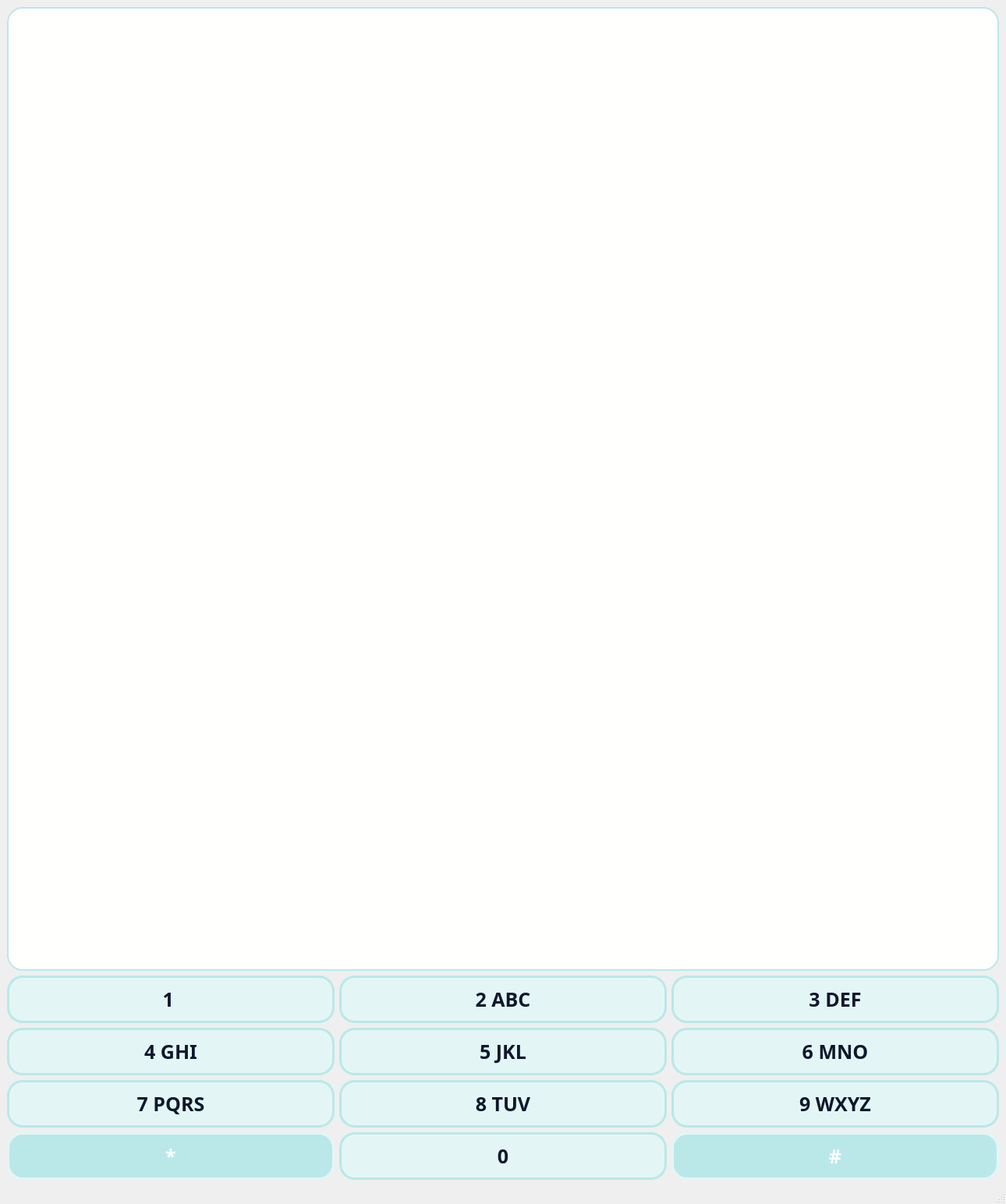
<?xml version="1.0" encoding="UTF-8"?>
<ui version="4.0">
 <class>MainWindow</class>
 <widget class="QMainWindow" name="MainWindow">
  <property name="geometry">
   <rect>
    <x>0</x>
    <y>0</y>
    <width>1290</width>
    <height>1544</height>
   </rect>
  </property>
  <property name="palette">
   <palette>
    <active>
     <colorrole role="ToolTipBase">
      <brush brushstyle="SolidPattern">
       <color alpha="255">
        <red>230</red>
        <green>254</green>
        <blue>255</blue>
       </color>
      </brush>
     </colorrole>
    </active>
    <inactive>
     <colorrole role="ToolTipBase">
      <brush brushstyle="SolidPattern">
       <color alpha="255">
        <red>230</red>
        <green>254</green>
        <blue>255</blue>
       </color>
      </brush>
     </colorrole>
    </inactive>
    <disabled>
     <colorrole role="ToolTipBase">
      <brush brushstyle="SolidPattern">
       <color alpha="255">
        <red>230</red>
        <green>254</green>
        <blue>255</blue>
       </color>
      </brush>
     </colorrole>
    </disabled>
   </palette>
  </property>
  <property name="cursor">
   <cursorShape>CrossCursor</cursorShape>
  </property>
  <property name="windowTitle">
   <string>SŁOWNIK T9</string>
  </property>
  <property name="styleSheet">
   <string notr="true"/>
  </property>
  <widget class="QWidget" name="centralwidget">
   <layout class="QGridLayout" name="gridLayout">
    <item row="1" column="0">
     <widget class="QPushButton" name="button_1">
      <property name="sizePolicy">
       <sizepolicy hsizetype="Preferred" vsizetype="Preferred">
        <horstretch>0</horstretch>
        <verstretch>0</verstretch>
       </sizepolicy>
      </property>
      <property name="font">
       <font>
        <family>Tlwg Mono</family>
        <pointsize>-1</pointsize>
        <weight>75</weight>
        <italic>false</italic>
        <bold>true</bold>
       </font>
      </property>
      <property name="styleSheet">
       <string notr="true">QPushButton {
	background-color:  #e3f6f5;
	border: 3px solid #bae8e8;
	color:#0e172c;
	border-radius: 20px;
	font: bold 25px;
	padding: 10px;
	margin: 0;
	width: 5em;
	height:5em;
}

QPushButton:pressed{
	background-color:#bae8e8;
	border: 2px solid #bae8e8;
	border-radius: 20px;
	font: bold 25px;
	padding: 10px;
	width: 5em;
	height:5em;
	margin: 0;
	color:#0e172c;
}</string>
      </property>
      <property name="text">
       <string>1 </string>
      </property>
     </widget>
    </item>
    <item row="2" column="1">
     <widget class="QPushButton" name="button_5">
      <property name="sizePolicy">
       <sizepolicy hsizetype="Preferred" vsizetype="Preferred">
        <horstretch>0</horstretch>
        <verstretch>0</verstretch>
       </sizepolicy>
      </property>
      <property name="font">
       <font>
        <family>Tlwg Mono</family>
        <pointsize>-1</pointsize>
        <weight>75</weight>
        <italic>false</italic>
        <bold>true</bold>
       </font>
      </property>
      <property name="styleSheet">
       <string notr="true">QPushButton {
	background-color:  #e3f6f5;
	border: 3px solid #bae8e8;
	color:#0e172c;
	border-radius: 20px;
	font: bold 25px;
	padding: 10px;
	margin: 0;
	width: 6em;
	height:6em;
}

QPushButton:pressed{
	background-color:#bae8e8;
	border: 2px solid #bae8e8;
	border-radius: 20px;
	font: bold 25px;
	padding: 10px;
	width: 6em;
	height:6em;
	margin: 0;
	color:#0e172c;
}</string>
      </property>
      <property name="text">
       <string>5 JKL</string>
      </property>
     </widget>
    </item>
    <item row="2" column="0">
     <widget class="QPushButton" name="button_4">
      <property name="sizePolicy">
       <sizepolicy hsizetype="Preferred" vsizetype="Preferred">
        <horstretch>0</horstretch>
        <verstretch>0</verstretch>
       </sizepolicy>
      </property>
      <property name="font">
       <font>
        <family>Tlwg Mono</family>
        <pointsize>-1</pointsize>
        <weight>75</weight>
        <italic>false</italic>
        <bold>true</bold>
       </font>
      </property>
      <property name="styleSheet">
       <string notr="true">QPushButton {
	background-color:  #e3f6f5;
	border: 3px solid #bae8e8;
	color:#0e172c;
	border-radius: 20px;
	font: bold 25px;
	padding: 10px;
	margin: 0;
	width: 6em;
	height:6em;
}

QPushButton:pressed{
	background-color:#bae8e8;
	border: 2px solid #bae8e8;
	border-radius: 20px;
	font: bold 25px;
	padding: 10px;
	width: 6em;
	height:6em;
	margin: 0;
	color:#0e172c;
}</string>
      </property>
      <property name="text">
       <string>4 GHI</string>
      </property>
     </widget>
    </item>
    <item row="3" column="0">
     <widget class="QPushButton" name="button_7">
      <property name="sizePolicy">
       <sizepolicy hsizetype="Preferred" vsizetype="Preferred">
        <horstretch>0</horstretch>
        <verstretch>0</verstretch>
       </sizepolicy>
      </property>
      <property name="font">
       <font>
        <family>Tlwg Mono</family>
        <pointsize>-1</pointsize>
        <weight>75</weight>
        <italic>false</italic>
        <bold>true</bold>
       </font>
      </property>
      <property name="styleSheet">
       <string notr="true">QPushButton {
	background-color:  #e3f6f5;
	border: 3px solid #bae8e8;
	color:#0e172c;
	border-radius: 20px;
	font: bold 25px;
	padding: 10px;
	margin: 0;
	width: 6em;
	height:6em;
}

QPushButton:pressed{
	background-color:#bae8e8;
	border: 2px solid #bae8e8;
	border-radius: 20px;
	font: bold 25px;
	padding: 10px;
	width: 6em;
	height:6em;
	margin: 0;
	color:#0e172c;
}</string>
      </property>
      <property name="text">
       <string>7 PQRS</string>
      </property>
     </widget>
    </item>
    <item row="3" column="2">
     <widget class="QPushButton" name="button_9">
      <property name="sizePolicy">
       <sizepolicy hsizetype="Preferred" vsizetype="Preferred">
        <horstretch>0</horstretch>
        <verstretch>0</verstretch>
       </sizepolicy>
      </property>
      <property name="font">
       <font>
        <family>Tlwg Mono</family>
        <pointsize>-1</pointsize>
        <weight>75</weight>
        <italic>false</italic>
        <bold>true</bold>
       </font>
      </property>
      <property name="styleSheet">
       <string notr="true">QPushButton {
	background-color:  #e3f6f5;
	border: 3px solid #bae8e8;
	color:#0e172c;
	border-radius: 20px;
	font: bold 25px;
	padding: 10px;
	margin: 0;
	width: 6em;
	height:6em;
}

QPushButton:pressed{
	background-color:#bae8e8;
	border: 2px solid #bae8e8;
	border-radius: 20px;
	font: bold 25px;
	padding: 10px;
	width: 6em;
	height:6em;
	margin: 0;
	color:#0e172c;
}</string>
      </property>
      <property name="text">
       <string>9 WXYZ</string>
      </property>
     </widget>
    </item>
    <item row="2" column="2">
     <widget class="QPushButton" name="button_6">
      <property name="sizePolicy">
       <sizepolicy hsizetype="Preferred" vsizetype="Preferred">
        <horstretch>0</horstretch>
        <verstretch>0</verstretch>
       </sizepolicy>
      </property>
      <property name="font">
       <font>
        <family>Tlwg Mono</family>
        <pointsize>-1</pointsize>
        <weight>75</weight>
        <italic>false</italic>
        <bold>true</bold>
       </font>
      </property>
      <property name="styleSheet">
       <string notr="true">QPushButton {
	background-color:  #e3f6f5;
	border: 3px solid #bae8e8;
	color:#0e172c;
	border-radius: 20px;
	font: bold 25px;
	padding: 10px;
	margin: 0;
	width: 6em;
	height:6em;
}

QPushButton:pressed{
	background-color:#bae8e8;
	border: 2px solid #bae8e8;
	border-radius: 20px;
	font: bold 25px;
	padding: 10px;
	width: 6em;
	height:6em;
	margin: 0;
	color:#0e172c;
}</string>
      </property>
      <property name="text">
       <string>6 MNO</string>
      </property>
     </widget>
    </item>
    <item row="1" column="2">
     <widget class="QPushButton" name="button_3">
      <property name="sizePolicy">
       <sizepolicy hsizetype="Preferred" vsizetype="Preferred">
        <horstretch>0</horstretch>
        <verstretch>0</verstretch>
       </sizepolicy>
      </property>
      <property name="font">
       <font>
        <family>Tlwg Mono</family>
        <pointsize>-1</pointsize>
        <weight>75</weight>
        <italic>false</italic>
        <bold>true</bold>
       </font>
      </property>
      <property name="styleSheet">
       <string notr="true">QPushButton {
	background-color:  #e3f6f5;
	border: 3px solid #bae8e8;
	color:#0e172c;
	border-radius: 20px;
	font: bold 25px;
	padding: 10px;
	margin: 0;
	width: 6em;
	height:6em;
}

QPushButton:pressed{
	background-color:#bae8e8;
	border: 2px solid #bae8e8;
	border-radius: 20px;
	font: bold 25px;
	padding: 10px;
	width: 6em;
	height:6em;
	margin: 0;
	color:#0e172c;
}</string>
      </property>
      <property name="text">
       <string>3 DEF</string>
      </property>
     </widget>
    </item>
    <item row="4" column="0">
     <widget class="QPushButton" name="button_star">
      <property name="font">
       <font>
        <family>Tlwg Mono</family>
        <pointsize>-1</pointsize>
        <weight>75</weight>
        <italic>false</italic>
        <bold>true</bold>
       </font>
      </property>
      <property name="styleSheet">
       <string notr="true">QPushButton {
	background-color: #bae8e8;
	color:#fffffe;
	border: 3px solid  #e3f6f5;
	border-radius: 20px 20px 20px 40px;
	font: bold 25px;
	padding: 10px;
	margin: 0;
	width: 5em;
	height:5em;
}

QPushButton:pressed{
	background-color: #e3f6f5;;
	color:#fffffe;
	border: 3px solid  #e3f6f5;
	border-radius: 20px;
	font: bold 25px;
	padding: 10px;
	width: 5em;
	height:5em;
	margin: 0;
}</string>
      </property>
      <property name="text">
       <string>*</string>
      </property>
     </widget>
    </item>
    <item row="4" column="2">
     <widget class="QPushButton" name="button_hash">
      <property name="font">
       <font>
        <family>Tlwg Mono</family>
        <pointsize>-1</pointsize>
        <weight>75</weight>
        <italic>false</italic>
        <bold>true</bold>
       </font>
      </property>
      <property name="styleSheet">
       <string notr="true">QPushButton {
	background-color: #bae8e8;
	color:#fffffe;
	border: 3px solid  #e3f6f5;
	border-radius: 20px 20px 20px 40px;
	font: bold 25px;
	padding: 10px;
	margin: 0;
	width: 5em;
	height:5em;
}

QPushButton:pressed{
	background-color: #e3f6f5;;
	color:#fffffe;
	border: 3px solid  #e3f6f5;
	border-radius: 20px;
	font: bold 25px;
	padding: 10px;
	width: 5em;
	height:5em;
	margin: 0;
}</string>
      </property>
      <property name="text">
       <string>#</string>
      </property>
     </widget>
    </item>
    <item row="1" column="1">
     <widget class="QPushButton" name="button_2">
      <property name="sizePolicy">
       <sizepolicy hsizetype="Preferred" vsizetype="Preferred">
        <horstretch>0</horstretch>
        <verstretch>0</verstretch>
       </sizepolicy>
      </property>
      <property name="font">
       <font>
        <family>Tlwg Mono</family>
        <pointsize>-1</pointsize>
        <weight>75</weight>
        <italic>false</italic>
        <bold>true</bold>
       </font>
      </property>
      <property name="styleSheet">
       <string notr="true">QPushButton {
	background-color:  #e3f6f5;
	border: 3px solid #bae8e8;
	color:#0e172c;
	border-radius: 20px;
	font: bold 25px;
	padding: 10px;
	margin: 0;
	width: 6em;
	height:6em;
}

QPushButton:pressed{
	background-color:#bae8e8;
	border: 2px solid #bae8e8;
	border-radius: 20px;
	font: bold 25px;
	padding: 10px;
	width: 6em;
	height:6em;
	margin: 0;
	color:#0e172c;
}</string>
      </property>
      <property name="text">
       <string>2 ABC</string>
      </property>
     </widget>
    </item>
    <item row="4" column="1">
     <widget class="QPushButton" name="button_zero">
      <property name="font">
       <font>
        <family>Tlwg Mono</family>
        <pointsize>-1</pointsize>
        <weight>75</weight>
        <italic>false</italic>
        <bold>true</bold>
       </font>
      </property>
      <property name="styleSheet">
       <string notr="true">QPushButton {
	background-color:  #e3f6f5;
	border: 3px solid #bae8e8;
	color:#0e172c;
	border-radius: 20px;
	font: bold 25px;
	padding: 10px;
	margin: 0;
	width: 5em;
	height:5em;
}

QPushButton:pressed{
	background-color:#bae8e8;
	border: 2px solid #bae8e8;
	border-radius: 20px;
	font: bold 25px;
	padding: 10px;
	width: 5em;
	height:5em;
	margin: 0;
	color:#0e172c;
}</string>
      </property>
      <property name="text">
       <string>0</string>
      </property>
     </widget>
    </item>
    <item row="3" column="1">
     <widget class="QPushButton" name="button_8">
      <property name="sizePolicy">
       <sizepolicy hsizetype="Preferred" vsizetype="Preferred">
        <horstretch>0</horstretch>
        <verstretch>0</verstretch>
       </sizepolicy>
      </property>
      <property name="font">
       <font>
        <family>Tlwg Mono</family>
        <pointsize>-1</pointsize>
        <weight>75</weight>
        <italic>false</italic>
        <bold>true</bold>
       </font>
      </property>
      <property name="styleSheet">
       <string notr="true">QPushButton {
	background-color:  #e3f6f5;
	border: 3px solid #bae8e8;
	color:#0e172c;
	border-radius: 20px;
	font: bold 25px;
	padding: 10px;
	margin: 0;
	width: 6em;
	height:6em;
}

QPushButton:pressed{
	background-color:#bae8e8;
	border: 2px solid #bae8e8;
	border-radius: 20px;
	font: bold 25px;
	padding: 10px;
	width: 6em;
	height:6em;
	margin: 0;
	color:#0e172c;
}</string>
      </property>
      <property name="text">
       <string>8 TUV</string>
      </property>
     </widget>
    </item>
    <item row="0" column="0" colspan="3">
     <widget class="QLineEdit" name="Display">
      <property name="sizePolicy">
       <sizepolicy hsizetype="Preferred" vsizetype="Expanding">
        <horstretch>0</horstretch>
        <verstretch>0</verstretch>
       </sizepolicy>
      </property>
      <property name="font">
       <font>
        <family>Tlwg Mono</family>
        <pointsize>-1</pointsize>
        <weight>50</weight>
        <italic>false</italic>
        <bold>false</bold>
       </font>
      </property>
      <property name="styleSheet">
       <string notr="true">QLineEdit{	
	background-color:  #fffffe;
	color:#0e172c;
	border: 2px solid #bae8e8;
	border-radius: 20px;
	font: 60px;
	padding: 0 0.5em;
	text-align: center;
	letter-spacing: 1px;
	margin: 0;
	height:4em;
}</string>
      </property>
     </widget>
    </item>
   </layout>
  </widget>
  <widget class="QMenuBar" name="menubar">
   <property name="geometry">
    <rect>
     <x>0</x>
     <y>0</y>
     <width>1290</width>
     <height>22</height>
    </rect>
   </property>
  </widget>
  <widget class="QStatusBar" name="statusbar"/>
 </widget>
 <resources/>
 <connections/>
</ui>
